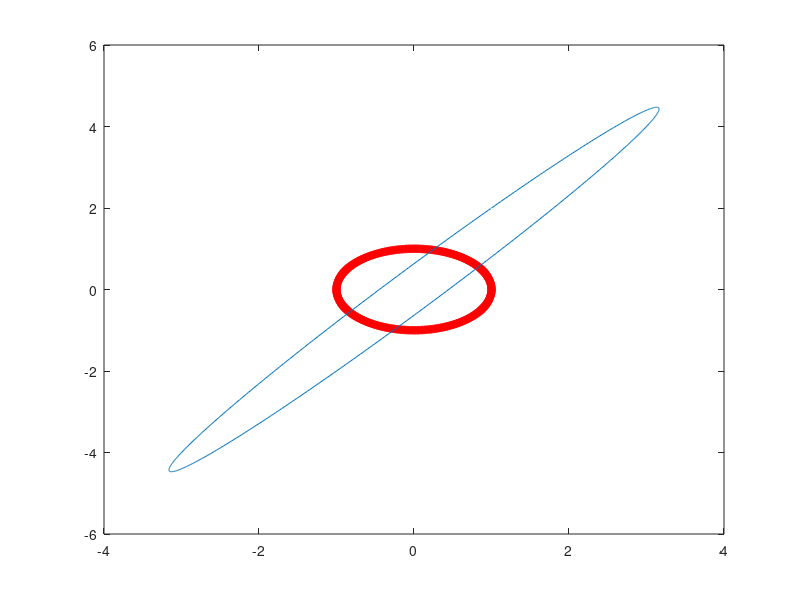

Recreate this plot in MATLAB.
t = [0:0.01:2*pi];
x = exp(j * t);
B = [1 3;2 4]
plot(real(x), imag(x), '-r*')
cx = [real(x); imag(x)];
z = B * cx;
hold on
plot(z(1,:), z(2,:))
